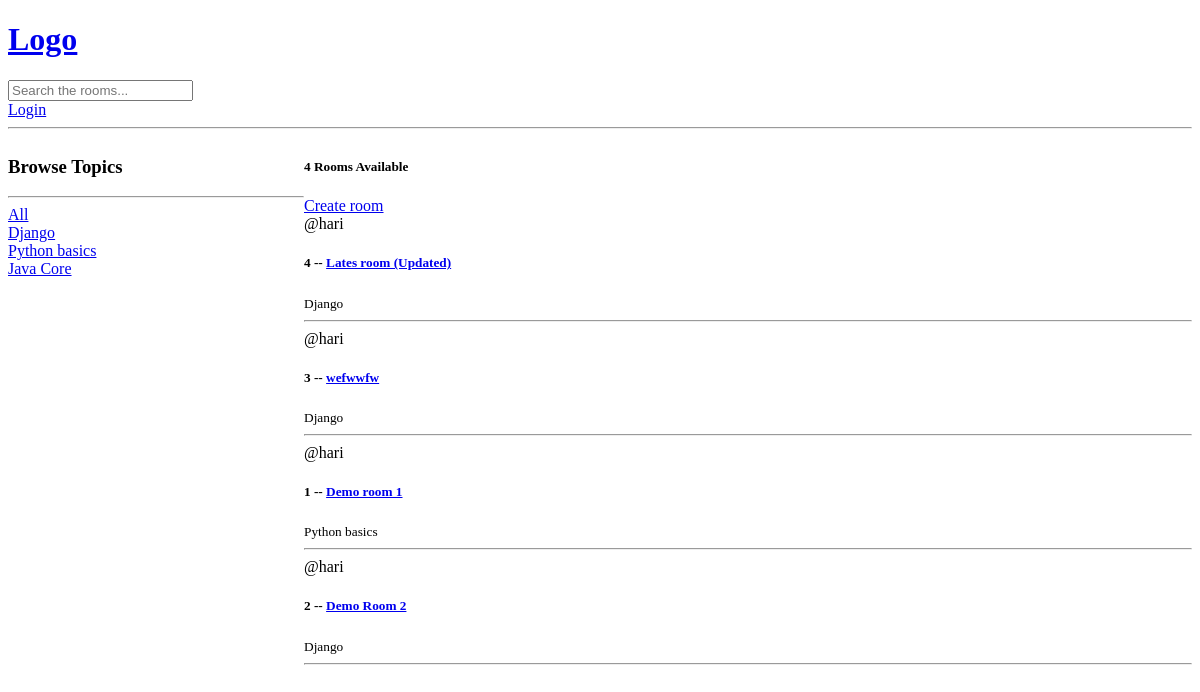
/, run on an earlier commit of the app's database.
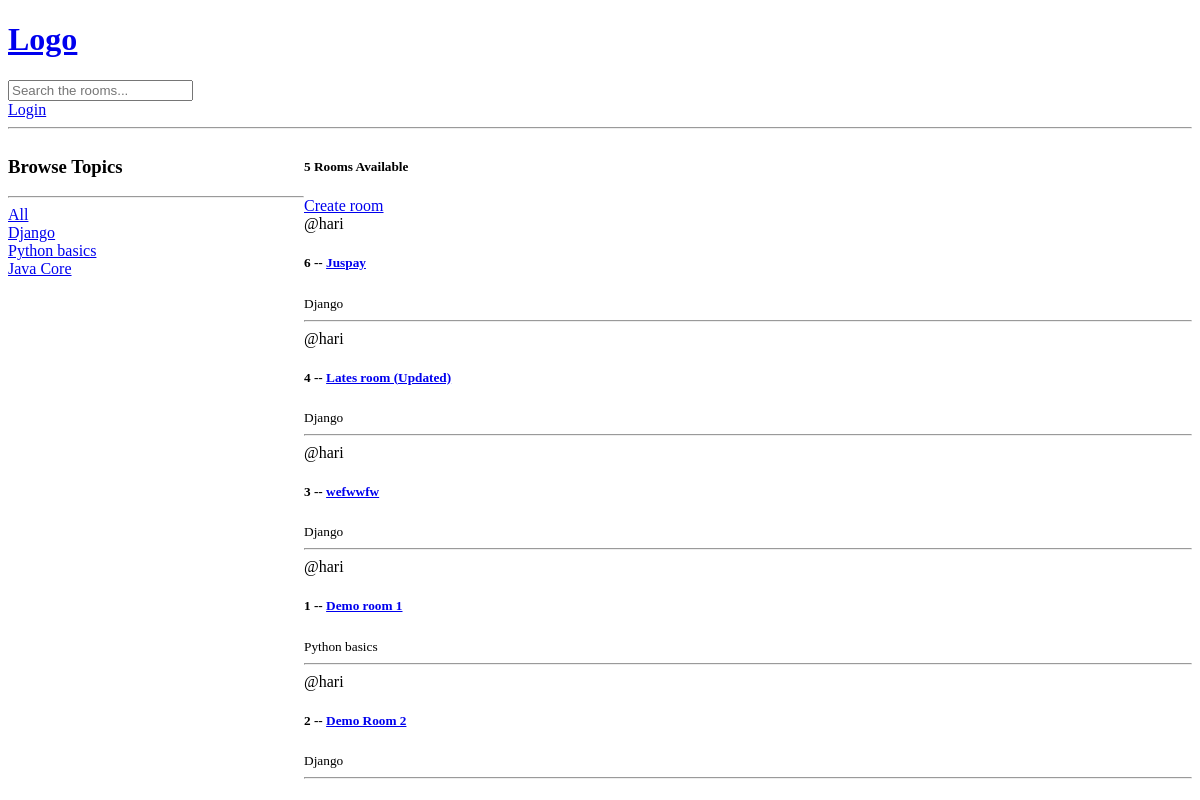
And on a later commit of the database.
### base/models.py (models this page shows, shortened)
class Topic(models.Model):
    name = models.CharField(max_length=200)

class Room(models.Model):
    host = models.ForeignKey(User, on_delete=models.SET_NULL, null=True)
    topic  = models.ForeignKey(Topic, on_delete=models.SET_NULL, null=True)
    name = models.CharField(max_length=200)
    description = models.TextField(max_length=500)
    updated = models.DateTimeField(auto_now=True)
    created = models.DateTimeField(auto_now_add=True)
    class Meta:
        ordering = ['-updated', '-created']

### base/views.py (the view)
# urls.py: path('', views.home, name="home"),
def home(request):
    q = request.GET.get('q') if request.GET.get('q') != None else ''
    rooms = Room.objects.filter(
        Q(topic__name__icontains=q) |
        Q(name__icontains = q) |
        Q(description__icontains =q)
    )
    room_count = rooms.count()
    topics = Topic.objects.all()
    context = {'rooms': rooms, 'topics': topics, 'room_count': room_count}
    return render(request, 'base/home.html', context)

### base/templates/base/home.html (shortened to what this page needs)
{% extends 'main.html' %}
{% block content %}
<div class="home-container">
    <div>
        <h3>Browse Topics</h3>
        <hr>
        <div>
            <a href="{% url 'home' %}">All</a>
        </div>
        {% for topic in topics %}
        <div>
            <a href="{% url 'home' %}?q={{topic.name}}">{{topic.name}}</a>
        </div>
        {% endfor %}
    </div>
    <div>
        <h5>{{room_count}} Rooms Available</h5>
        <a href="{% url 'create-room' %}">Create room</a>
        {% for room in rooms %}
        <div>
            <span>@{{room.host.username}}</span>
            <h5>{{room.id}} -- <a href="{% url 'room' room.id %}">{{room.name}}</a></h5>
            <small>{{room.topic.name}}</small>
            <hr>
        </div>
        {% endfor %}
    </div>
</div>
{% endblock %}

What changed in the data, as far as the page shows it:
added Room: host.username "hari", id "6", name "Juspay", topic.name "Django"
Also different on the page:
{{ room_count }}: "4" → "5"
